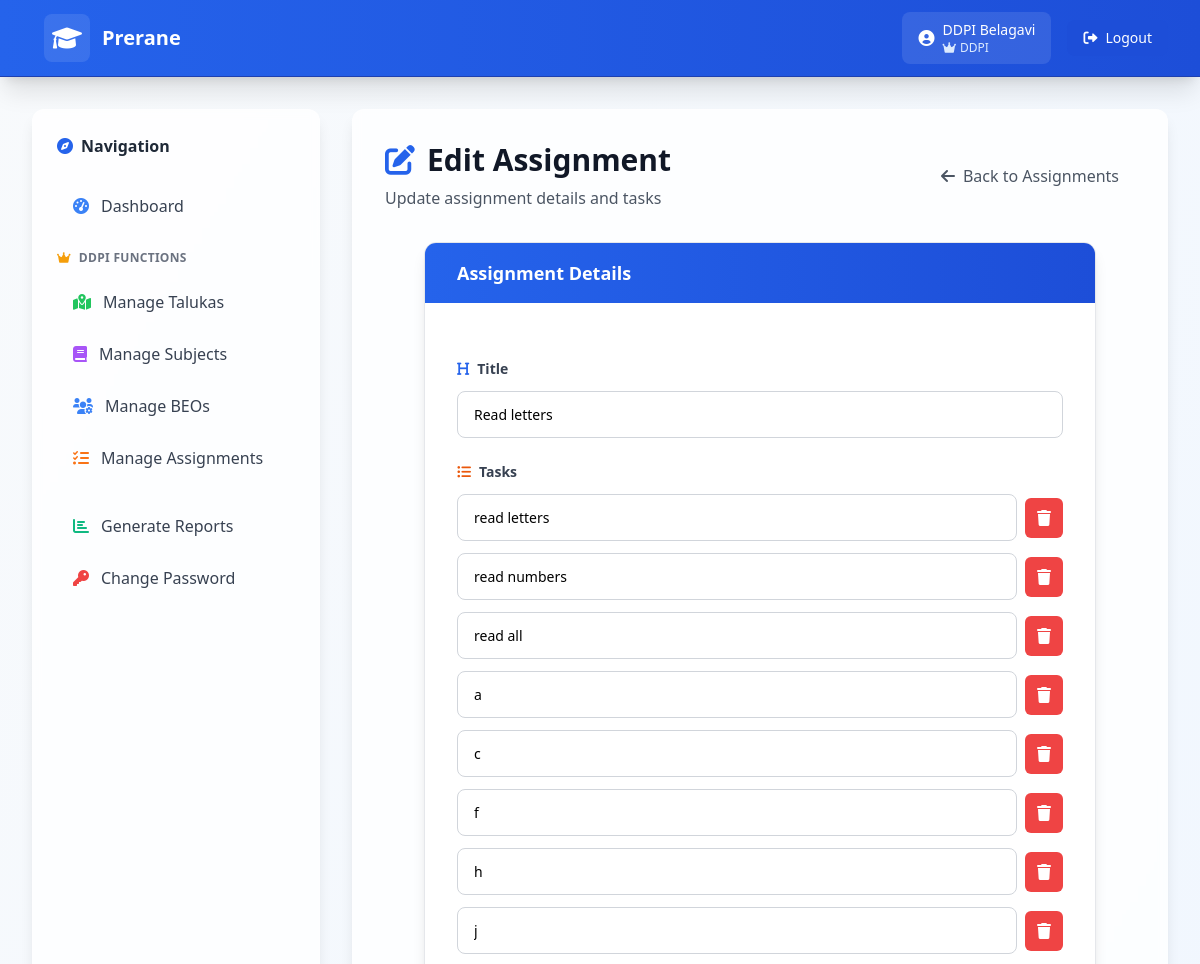
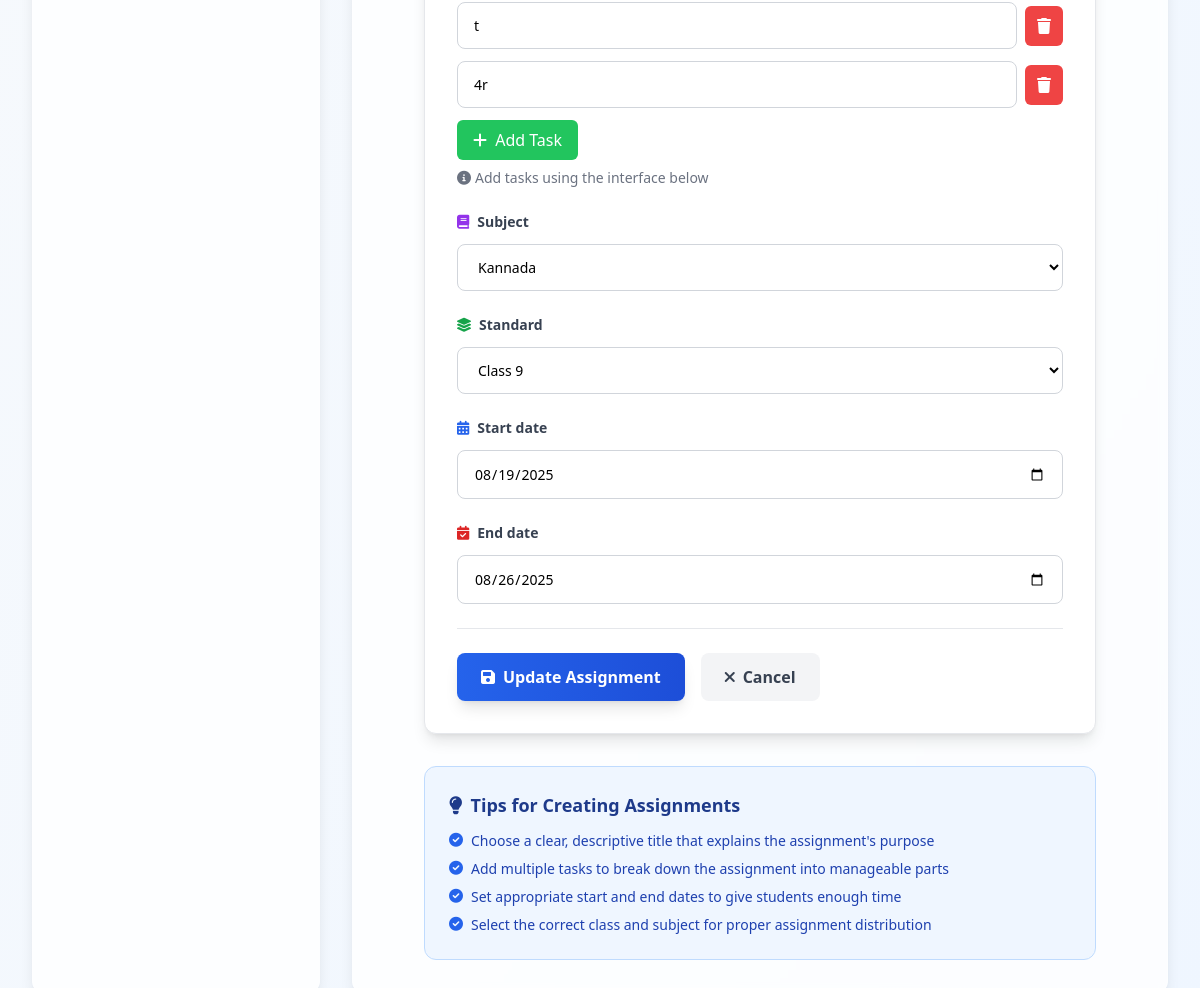
Page /ddpi/assignments/1/update/ (signed in) on the committed database (2 pictures, top to bottom).
### core/models.py (models this page shows, shortened)
class Assignment(models.Model):
    CLASS_CHOICES = [(i, f'Class {i}') for i in range(1, 11)]
    title = models.CharField(max_length=200)
    tasks = models.JSONField(default=list)  # List of task strings
    subject = models.ForeignKey(Subject, on_delete=models.CASCADE)
    standard = models.IntegerField(choices=CLASS_CHOICES)
    start_date = models.DateField()
    end_date = models.DateField()
    created_by = models.ForeignKey(User, on_delete=models.CASCADE)
    created_at = models.DateTimeField(auto_now_add=True)
    class Meta:
        ordering = ['-created_at']
        indexes = [
            models.Index(fields=['standard']),
            models.Index(fields=['subject', 'standard']),
            models.Index(fields=['start_date', 'end_date']),
            models.Index(fields=['created_at']),
        ]

### core/views.py (the view, shortened to what this page needs)
# urls.py: path('ddpi/assignments/<int:pk>/update/', views.ManageAssignmentUpdateView.as_view(), name='update_assignment'),
class ManageAssignmentUpdateView(LoginRequiredMixin, DDPIRequiredMixin, RoleContextMixin, UpdateView):
    model = Assignment
    form_class = AssignmentForm
    template_name = 'core/ddpi/assignment_form.html'
    success_url = reverse_lazy('manage_assignments')
    def get_initial(self):
        initial = super().get_initial()
        if self.object.tasks:
            initial['tasks'] = '\n'.join(self.object.tasks)
        return initial

### templates/core/ddpi/assignment_form.html (shortened to what this page needs)
{% extends 'base.html' %}
{% block content %}
<div class="space-y-8">
    <div class="flex items-center justify-between">
        <div>
            <h2 class="text-3xl font-bold text-gray-900 flex items-center">
                <i class="fas fa-{% if object %}edit{% else %}plus-circle{% endif %} text-primary-600 mr-3"></i>
                {% if object %}Edit Assignment{% else %}Create New Assignment{% endif %}
            </h2>
            <p class="text-gray-600 mt-2">
                {% if object %}Update assignment details and tasks{% else %}Create a new assignment for students to complete{% endif %}
            </p>
        </div>
        <a href="{% url 'manage_assignments' %}" class="inline-flex items-center px-4 py-2 text-gray-600 hover:text-gray-800 font-medium transition-colors duration-200">
            <i class="fas fa-arrow-left mr-2"></i>
            Back to Assignments
        </a>
    </div>
    <div class="max-w-2xl mx-auto">
        <div class="bg-white rounded-xl shadow-lg border border-gray-200 overflow-hidden">
            <div class="bg-gradient-to-r from-primary-600 to-primary-700 px-6 py-4">
                <h3 class="text-lg font-semibold text-white flex items-center">
                    Assignment Details
                </h3>
            </div>
            <div class="p-8">
                <form method="post" class="space-y-6">
                    {% for field in form %}
                    <div class="form-group">
                        <label for="{{ field.id_for_label }}" class="block text-sm font-semibold text-gray-700 mb-3 flex items-center">
                            {% if field.name == 'title' %}
                                <i class="fas fa-heading text-primary-600 mr-2"></i>
                            {% elif field.name == 'subject' %}
                                <i class="fas fa-book text-purple-600 mr-2"></i>
                            {% elif field.name == 'standard' %}
                                <i class="fas fa-layer-group text-green-600 mr-2"></i>
                            {% elif field.name == 'start_date' %}
                                <i class="fas fa-calendar-alt text-blue-600 mr-2"></i>
                            {% elif field.name == 'end_date' %}
                                <i class="fas fa-calendar-check text-red-600 mr-2"></i>
                            {% elif field.name == 'tasks' %}
                                <i class="fas fa-list-ul text-orange-600 mr-2"></i>
                            {% else %}
                                <i class="fas fa-info-circle text-gray-600 mr-2"></i>
                            {% endif %}
                            {{ field.label }}
                        </label>
                        <div class="form-field-wrapper">
                            {% if field.name == 'tasks' %}
                                <div id="tasks-container">
                                    {% if object and object.tasks %}
                                        {% for task in object.tasks %}
                                            <div class="task-input-group mb-3">
                                                <div class="flex items-center gap-2">
                                                    <input type="text" name="task_{{ forloop.counter }}" value="{{ task }}" class="flex-1 px-3 py-2 border border-gray-300 rounded-md" placeholder="Enter task description">
                                                    <button type="button" class="remove-task-btn px-3 py-2 bg-red-500 text-white rounded-md hover:bg-red-600 transition-colors">
                                                        <i class="fas fa-trash"></i>
                                                    </button>
                                                </div>
                                            </div>
                                        {% endfor %}
                                    {% endif %}
                                </div>
                                <div class="flex gap-2 mt-3">
                                    <button type="button" id="add-task-btn" class="px-4 py-2 bg-green-500 text-white rounded-md hover:bg-green-600 transition-colors">
                                        <i class="fas fa-plus mr-1"></i> Add Task
                                    </button>
                                </div>
                            {% else %}
                                {{ field }}
                            {% endif %}
                        </div>
                        {% if field.help_text %}
                        <p class="text-gray-500 text-sm mt-2 flex items-center">
                            <i class="fas fa-info-circle mr-1"></i>
                            {{ field.help_text }}
                        </p>
                        {% endif %}
                    </div>
                    {% endfor %}
                    <div class="flex flex-col sm:flex-row gap-4 pt-6 border-t border-gray-200">
                        <button type="submit" class="flex-1 sm:flex-none inline-flex items-center justify-center px-6 py-3 bg-gradient-to-r from-primary-600 to-primary-700 hover:from-primary-700 hover:to-primary-800 text-white font-semibold rounded-lg shadow-lg hover:shadow-xl transition-all duration-200">
                            <i class="fas fa-{% if object %}save{% else %}plus{% endif %} mr-2"></i>
                            {% if object %}Update Assignment{% else %}Create Assignment{% endif %}
                        </button>
                        <a href="{% url 'manage_assignments' %}" class="flex-1 sm:flex-none inline-flex items-center justify-center px-6 py-3 bg-gray-100 hover:bg-gray-200 text-gray-700 font-semibold rounded-lg transition-colors duration-200">
                            <i class="fas fa-times mr-2"></i>
                            Cancel
                        </a>
                    </div>
                </form>
            </div>
        </div>
        <div class="mt-8 bg-blue-50 border border-blue-200 rounded-xl p-6">
            <h4 class="text-lg font-semibold text-blue-900 mb-3 flex items-center">
                <i class="fas fa-lightbulb mr-2"></i>
                Tips for Creating Assignments
            </h4>
            <ul class="text-blue-800 space-y-2 text-sm">
                <li class="flex items-start">
                    <i class="fas fa-check-circle text-blue-600 mr-2 mt-0.5 flex-shrink-0"></i>
                    Choose a clear, descriptive title that explains the assignment's purpose
                </li>
                <li class="flex items-start">
                    <i class="fas fa-check-circle text-blue-600 mr-2 mt-0.5 flex-shrink-0"></i>
                    Add multiple tasks to break down the assignment into manageable parts
                </li>
                <li class="flex items-start">
                    <i class="fas fa-check-circle text-blue-600 mr-2 mt-0.5 flex-shrink-0"></i>
                    Set appropriate start and end dates to give students enough time
                </li>
                <li class="flex items-start">
                    <i class="fas fa-check-circle text-blue-600 mr-2 mt-0.5 flex-shrink-0"></i>
                    Select the correct class and subject for proper assignment distribution
                </li>
            </ul>
        </div>
    </div>
</div>
{% endblock %}

### templates/base.html (shortened to what this page needs)
<!DOCTYPE html>
<html lang="en">
<head>
    <script src="https://cdn.tailwindcss.com"></script>
    <link href="https://cdnjs.cloudflare.com/ajax/libs/font-awesome/6.0.0/css/all.min.css" rel="stylesheet">
</head>
<body class="bg-gradient-to-br from-slate-50 to-blue-50 min-h-screen">
    <nav class="bg-gradient-to-r from-primary-600 to-primary-700 shadow-xl border-b border-primary-800">
        <div class="max-w-7xl mx-auto px-4 sm:px-6 lg:px-8">
            <div class="flex justify-between items-center py-3">
                <div class="flex items-center space-x-3">
                    <div class="bg-white/10 p-2 rounded-lg">
                        <i class="fas fa-graduation-cap text-2xl text-white"></i>
                    </div>
                    <h1 class="text-xl font-bold text-white">
                        <a href="{% url 'dashboard' %}" class="hover:text-blue-100 transition-colors duration-200">
                            Prerane
                        </a>
                    </h1>
                </div>
                {% if user.is_authenticated %}
                <div class="flex items-center space-x-2 sm:space-x-4">
                    <div class="flex items-center space-x-2 bg-white/10 px-2 sm:px-4 py-2 rounded-lg">
                        <i class="fas fa-user-circle text-white text-sm sm:text-base"></i>
                        <div class="text-white">
                            <div class="text-xs sm:text-sm font-medium hidden sm:block">{{ user.get_full_name|default:user.username }}</div>
                            <div class="text-xs text-blue-100 flex items-center">
                                {% if is_ddpi %}
                                    <i class="fas fa-crown mr-1"></i>DDPI
                                {% elif is_beo %}
                                    <i class="fas fa-user-tie mr-1"></i>BEO
                                {% elif is_principal %}
                                    <i class="fas fa-school mr-1"></i>Principal
                                {% endif %}
                            </div>
                        </div>
                    </div>
                    <form method="post" action="{% url 'logout' %}" class="inline">
                        <button type="submit" class="bg-primary-700 hover:bg-primary-800 px-2 sm:px-4 py-2 rounded-lg text-xs sm:text-sm font-medium text-white transition-colors duration-200 flex items-center space-x-1 sm:space-x-2">
                            <i class="fas fa-sign-out-alt"></i>
                            <span class="hidden sm:inline">Logout</span>
                        </button>
                    </form>
                </div>
                {% endif %}
            </div>
        </div>
    </nav>
    {% if user.is_authenticated %}
    <div class="max-w-7xl mx-auto px-4 sm:px-6 lg:px-8 py-8">
        <div class="flex flex-col lg:flex-row gap-8">
            <div id="sidebar" class="fixed inset-y-0 left-0 z-50 w-72 bg-white/80 backdrop-blur-sm shadow-lg border border-white/20 p-6 transform -translate-x-full transition-transform duration-300 ease-in-out lg:relative lg:translate-x-0 lg:z-auto lg:rounded-xl lg:w-72 lg:bg-white/80 lg:backdrop-blur-sm lg:shadow-lg lg:border lg:border-white/20 lg:p-6 hidden lg:block">
                <div class="flex items-center space-x-2 mb-6">
                    <i class="fas fa-compass text-primary-600"></i>
                    <h3 class="font-semibold text-gray-800">Navigation</h3>
                </div>
                <nav class="space-y-1">
                    <a href="{% url 'dashboard' %}" class="flex items-center space-x-3 py-3 px-4 text-gray-700 hover:bg-primary-50 hover:text-primary-700 rounded-lg transition-all duration-200 group">
                        <i class="fas fa-tachometer-alt text-primary-500 group-hover:text-primary-700"></i>
                        <span class="font-medium">Dashboard</span>
                    </a>
                    {% if is_ddpi %}
                    <div class="pt-4 pb-2">
                        <div class="flex items-center space-x-2 text-xs font-semibold text-gray-500 uppercase tracking-wide">
                            <i class="fas fa-crown text-amber-500"></i>
                            <span>DDPI Functions</span>
                        </div>
                    </div>
                    <a href="{% url 'manage_talukas' %}" class="flex items-center space-x-3 py-3 px-4 text-gray-700 hover:bg-primary-50 hover:text-primary-700 rounded-lg transition-all duration-200 group">
                        <i class="fas fa-map-marked-alt text-green-500 group-hover:text-primary-700"></i>
                        <span class="font-medium">Manage Talukas</span>
                    </a>
                    <a href="{% url 'manage_subjects' %}" class="flex items-center space-x-3 py-3 px-4 text-gray-700 hover:bg-primary-50 hover:text-primary-700 rounded-lg transition-all duration-200 group">
                        <i class="fas fa-book text-purple-500 group-hover:text-primary-700"></i>
                        <span class="font-medium">Manage Subjects</span>
                    </a>
                    <a href="{% url 'manage_beos' %}" class="flex items-center space-x-3 py-3 px-4 text-gray-700 hover:bg-primary-50 hover:text-primary-700 rounded-lg transition-all duration-200 group">
                        <i class="fas fa-users-cog text-blue-500 group-hover:text-primary-700"></i>
                        <span class="font-medium">Manage BEOs</span>
                    </a>
                    <a href="{% url 'manage_assignments' %}" class="flex items-center space-x-3 py-3 px-4 text-gray-700 hover:bg-primary-50 hover:text-primary-700 rounded-lg transition-all duration-200 group">
                        <i class="fas fa-tasks text-orange-500 group-hover:text-primary-700"></i>
                        <span class="font-medium">Manage Assignments</span>
                    </a>
                    {% endif %}
                    <div class="pt-4 space-y-1">
                        <a href="{% url 'reports' %}" class="flex items-center space-x-3 py-3 px-4 text-gray-700 hover:bg-primary-50 hover:text-primary-700 rounded-lg transition-all duration-200 group">
                            <i class="fas fa-chart-bar text-emerald-500 group-hover:text-primary-700"></i>
                            <span class="font-medium">Generate Reports</span>
                        </a>
                        <a href="{% url 'password_change' %}" class="flex items-center space-x-3 py-3 px-4 text-gray-700 hover:bg-primary-50 hover:text-primary-700 rounded-lg transition-all duration-200 group">
                            <i class="fas fa-key text-red-500 group-hover:text-primary-700"></i>
                            <span class="font-medium">Change Password</span>
                        </a>
                    </div>
                </nav>
            </div>
            <div class="flex-1 bg-white/80 backdrop-blur-sm rounded-xl shadow-lg border border-white/20 p-8 lg:ml-0">
                {% block content %}{% endblock %}
            </div>
        </div>
    </div>
    {% endif %}
</body>
</html>

### rows in the picture
Assignment: form "Read letters" "Kannada" "Class 9" "08/19/2025" "08/26/2025"

### other values in the picture
{{ user.get_full_name|default:user.username }} "DDPI Belagavi"
{{ field.label }} "Title" "Tasks" "Subject" "Standard" "Start date" "End date"
{{ field.help_text }} "Add tasks using the interface below"
